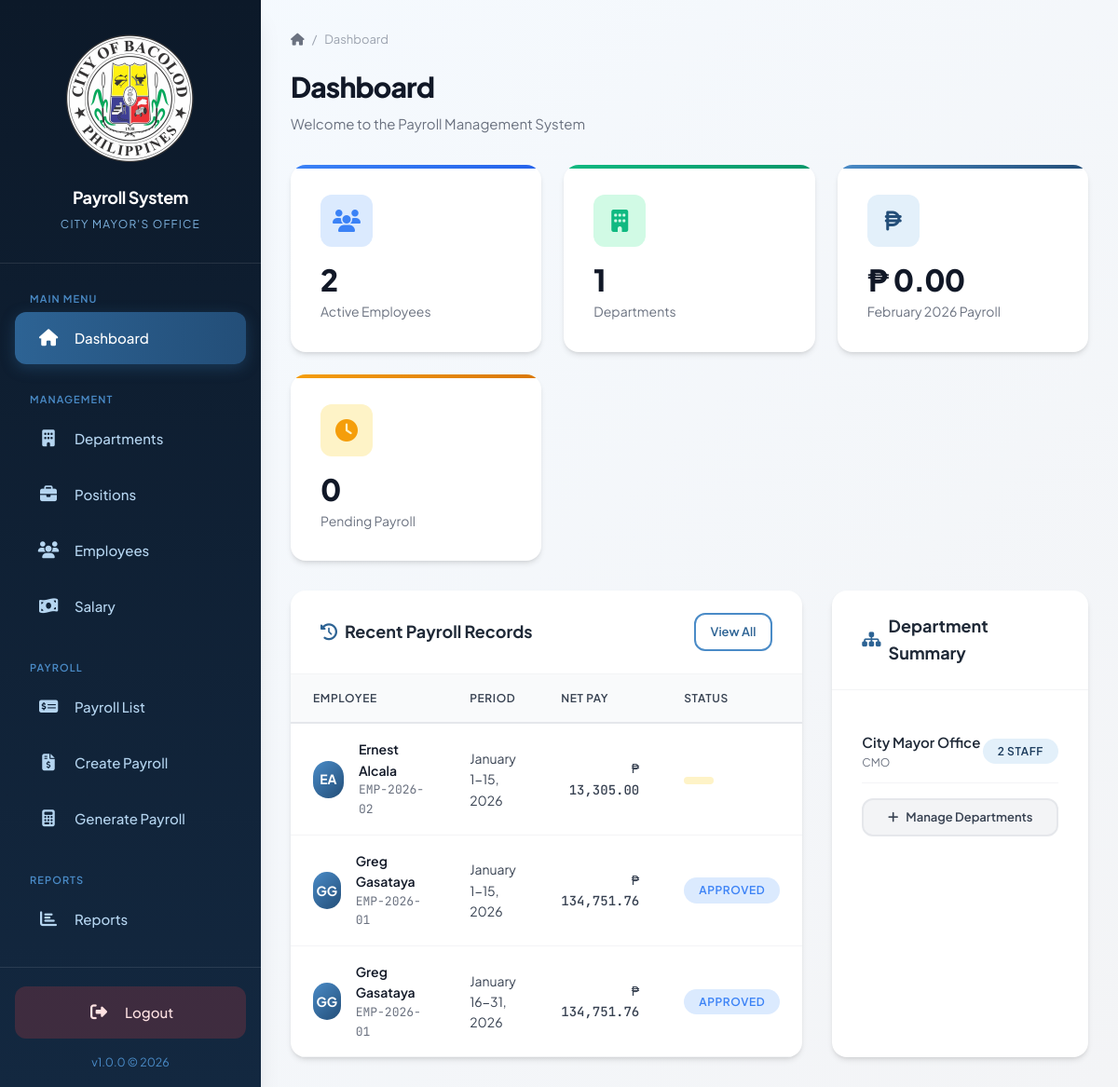
Page /payroll_final/index.php on the earlier database version.
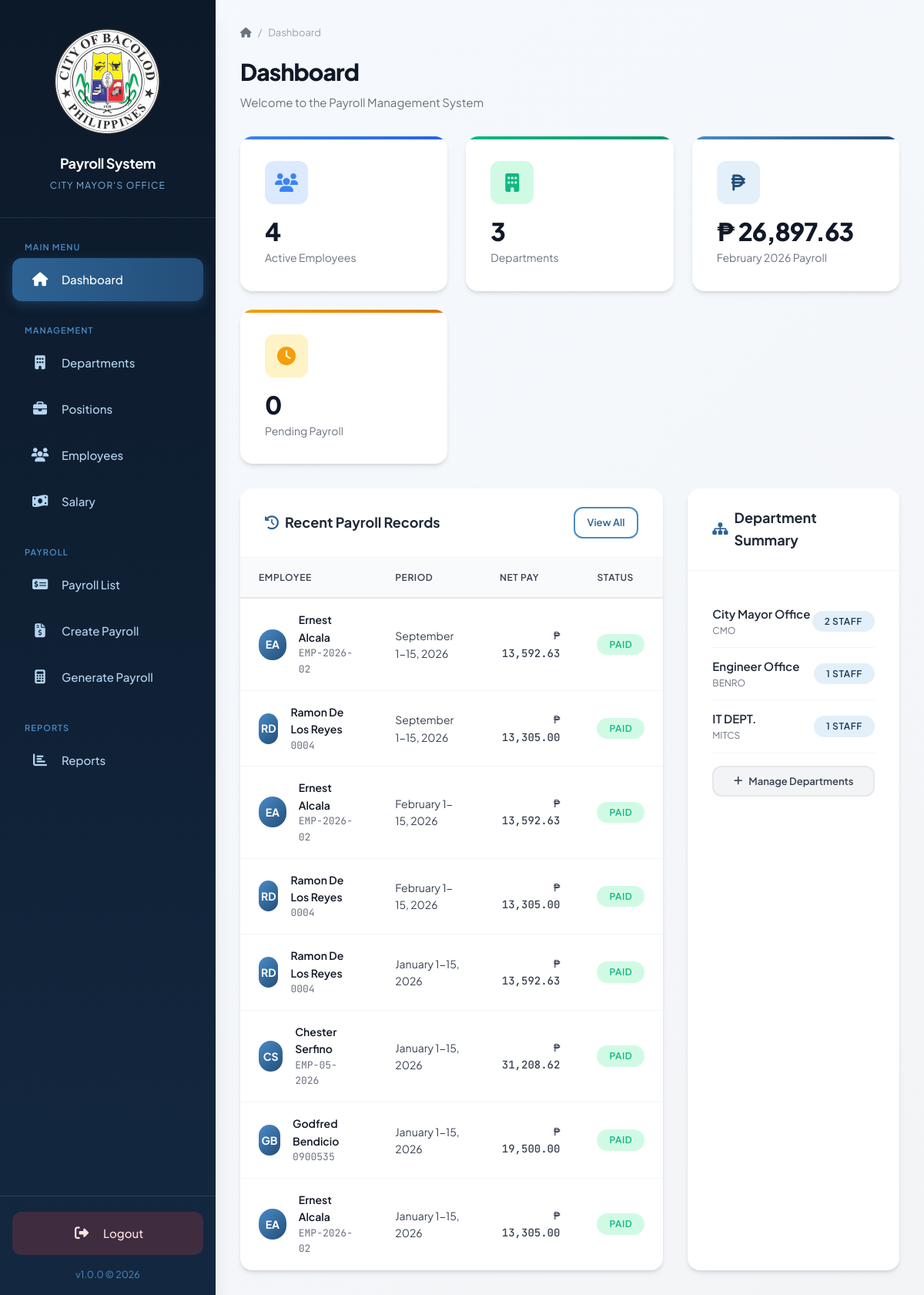
Same page on the later database version.
### tables this page shows
CREATE TABLE `payroll` (
  `id` int(11) NOT NULL,
  `employee_id` int(11) NOT NULL,
  `department_id` int(11) DEFAULT NULL,
  `salary_id` int(11) DEFAULT NULL,
  `payroll_period` varchar(50) NOT NULL,
  `payroll_month` varchar(20) NOT NULL,
  `payroll_year` int(11) NOT NULL,
  `period_type` enum('1-15','16-31') NOT NULL,
  `basic_salary` decimal(12,2) NOT NULL,
  `pera` decimal(12,2) DEFAULT 0.00,
  `gross_pay` decimal(12,2) NOT NULL,
  `wtax` decimal(12,2) DEFAULT 0.00,
  `philhealth` decimal(12,2) DEFAULT 0.00,
  `gsis` decimal(12,2) DEFAULT 0.00,
  `pagibig` decimal(12,2) DEFAULT 0.00,
  `provident` decimal(12,2) DEFAULT 0.00,
  `bcgeu` decimal(12,2) DEFAULT 0.00,
  `nocgem` decimal(12,2) DEFAULT 0.00,
  `bacgem` decimal(12,2) DEFAULT 0.00,
  `other_deductions` decimal(12,2) DEFAULT 0.00,
  `total_deductions` decimal(12,2) NOT NULL,
  `net_pay` decimal(12,2) NOT NULL,
  `status` enum('Draft','Approved','Paid') DEFAULT 'Draft',
  `created_at` timestamp NULL DEFAULT current_timestamp(),
  `updated_at` timestamp NULL DEFAULT current_timestamp() ON UPDATE current_timestamp()
);

CREATE TABLE `employees` (
  `id` int(11) NOT NULL,
  `employee_id` varchar(20) NOT NULL,
  `first_name` varchar(50) NOT NULL,
  `middle_name` varchar(50) DEFAULT NULL,
  `last_name` varchar(50) NOT NULL,
  `suffix` varchar(50) DEFAULT NULL,
  `sex` varchar(50) DEFAULT NULL,
  `date_of_birth` date DEFAULT NULL,
  `age` int(11) DEFAULT NULL,
  `email` varchar(100) DEFAULT NULL,
  `phone` varchar(20) DEFAULT NULL,
  `address` text DEFAULT NULL,
  `date_hired` date DEFAULT NULL,
  `department_id` int(11) DEFAULT NULL,
  `position_id` int(11) DEFAULT NULL,
  `employment_status` enum('Regular','Contractual','Job Order','Casual') DEFAULT 'Regular',
  `is_active` tinyint(1) DEFAULT 1,
  `created_at` timestamp NOT NULL DEFAULT current_timestamp(),
  `updated_at` timestamp NOT NULL DEFAULT current_timestamp() ON UPDATE current_timestamp()
);

### payroll_final/includes/config.php (called while the page is built, shortened)
<?php
function formatCurrency($amount) {
    return '₱ ' . number_format($amount, 2);
}
?>

### payroll_final/index.php (the view, shortened to what this page needs)
<?php
require_once 'includes/config.php';
$stats = [];
$result = $conn->query("SELECT COUNT(*) as count FROM employees WHERE is_active = 1");
$stats['employees'] = $result->fetch_assoc()['count'];
$result = $conn->query("SELECT COUNT(*) as count FROM departments");
$stats['departments'] = $result->fetch_assoc()['count'];
$currentMonth = date('F');
$currentYear = date('Y');
$result = $conn->query("SELECT COALESCE(SUM(net_pay), 0) as total FROM payroll WHERE payroll_month = '$currentMonth' AND payroll_year = $currentYear");
$stats['monthlyPayroll'] = $result->fetch_assoc()['total'];
$result = $conn->query("SELECT COUNT(*) as count FROM payroll WHERE status = 'Draft'");
$stats['pendingPayroll'] = $result->fetch_assoc()['count'];
$recentPayroll = $conn->query("
    SELECT p.*, e.first_name, e.last_name, e.employee_id as emp_id, d.department_name
    FROM payroll p
    LEFT JOIN employees e ON p.employee_id = e.id
    LEFT JOIN departments d ON e.department_id = d.id
    ORDER BY p.created_at DESC
    LIMIT 10
");
$deptSummary = $conn->query("
    SELECT d.department_name, d.department_code, COUNT(e.id) as employee_count
    FROM departments d
    LEFT JOIN employees e ON d.id = e.department_id AND e.is_active = 1
    GROUP BY d.id
    ORDER BY employee_count DESC
    LIMIT 5
");
require_once 'includes/header.php';
?>
<div class="page-header">
    <div class="breadcrumb">
        <a href="index.php"><i class="fas fa-home"></i></a>
        <span>/</span>
        <span>Dashboard</span>
    </div>
    <h1 class="page-title">Dashboard</h1>
    <p class="page-subtitle">Welcome to the Payroll Management System</p>
</div>
<div class="stats-grid">
    <div class="stat-card info">
        <div class="stat-icon">
            <i class="fas fa-users"></i>
        </div>
        <div class="stat-value"><?php echo number_format($stats['employees']); ?></div>
        <div class="stat-label">Active Employees</div>
    </div>
    <div class="stat-card success">
        <div class="stat-icon">
            <i class="fas fa-building"></i>
        </div>
        <div class="stat-value"><?php echo number_format($stats['departments']); ?></div>
        <div class="stat-label">Departments</div>
    </div>
    <div class="stat-card">
        <div class="stat-icon">
            <i class="fas fa-peso-sign"></i>
        </div>
        <div class="stat-value"><?php echo formatCurrency($stats['monthlyPayroll']); ?></div>
        <div class="stat-label"><?php echo $currentMonth; ?> <?php echo $currentYear; ?> Payroll</div>
    </div>
    <div class="stat-card warning">
        <div class="stat-icon">
            <i class="fas fa-clock"></i>
        </div>
        <div class="stat-value"><?php echo number_format($stats['pendingPayroll']); ?></div>
        <div class="stat-label">Pending Payroll</div>
    </div>
</div>
<div style="display: grid; grid-template-columns: 2fr 1fr; gap: var(--space-xl);">
    <div class="card">
        <div class="card-header">
            <h2 class="card-title">
                <i class="fas fa-history"></i>
                Recent Payroll Records
            </h2>
            <a href="payroll.php" class="btn btn-outline btn-sm">View All</a>
        </div>
        <div class="card-body" style="padding: 0;">
            <div class="table-container">
                <table class="data-table">
                    <thead>
                        <tr>
                            <th>Employee</th>
                            <th>Period</th>
                            <th>Net Pay</th>
                            <th>Status</th>
                        </tr>
                    </thead>
                    <tbody>
                        <?php if ($recentPayroll && $recentPayroll->num_rows > 0): ?>
                            <?php while($row = $recentPayroll->fetch_assoc()): ?>
                                <tr>
                                    <td>
                                        <div class="employee-info">
                                            <div class="employee-avatar">
                                                <?php echo strtoupper(substr($row['first_name'], 0, 1) . substr($row['last_name'], 0, 1)); ?>
                                            </div>
                                            <div>
                                                <div class="employee-name"><?php echo htmlspecialchars($row['first_name'] . ' ' . $row['last_name']); ?></div>
                                                <div class="employee-id"><?php echo htmlspecialchars($row['emp_id']); ?></div>
                                            </div>
                                        </div>
                                    </td>
                                    <td>
                                        <?php echo htmlspecialchars($row['payroll_month'] . ' ' . $row['period_type'] . ', ' . $row['payroll_year']); ?>
                                    </td>
                                    <td class="currency"><?php echo formatCurrency($row['net_pay']); ?></td>
                                    <td>
                                        <?php
                                        $statusClass = 'badge-warning';
                                        if ($row['status'] == 'Approved') $statusClass = 'badge-info';
                                        if ($row['status'] == 'Paid') $statusClass = 'badge-success';
                                        ?>
                                        <span class="badge <?php echo $statusClass; ?>"><?php echo $row['status']; ?></span>
                                    </td>
                                </tr>
                            <?php endwhile; ?>
                        <?php endif; ?>
                    </tbody>
                </table>
            </div>
        </div>
    </div>
    <div class="card">
        <div class="card-header">
            <h2 class="card-title">
                <i class="fas fa-sitemap"></i>
                Department Summary
            </h2>
        </div>
        <div class="card-body">
            <?php if ($deptSummary && $deptSummary->num_rows > 0): ?>
                <?php while($dept = $deptSummary->fetch_assoc()): ?>
                    <div style="display: flex; justify-content: space-between; align-items: center; padding: 0.75rem 0; border-bottom: 1px solid var(--gray-100);">
                        <div>
                            <div style="font-weight: 600; color: var(--gray-800);">
                                <?php echo htmlspecialchars($dept['department_name']); ?>
                            </div>
                            <div style="font-size: 0.75rem; color: var(--gray-500);">
                                <?php echo htmlspecialchars($dept['department_code']); ?>
                            </div>
                        </div>
                        <div class="badge badge-primary">
                            <?php echo $dept['employee_count']; ?> staff
                        </div>
                    </div>
                <?php endwhile; ?>
            <?php else: ?>
                <p class="text-muted text-center">No departments found</p>
            <?php endif; ?>
            <div style="margin-top: 1rem;">
                <a href="departments.php" class="btn btn-secondary btn-sm" style="width: 100%;">
                    <i class="fas fa-plus"></i> Manage Departments
                </a>
            </div>
        </div>
    </div>
</div>
<?php require_once 'includes/footer.php'; ?>

### payroll_final/includes/header.php (shortened to what this page needs)
<!DOCTYPE html>
<html lang="en">
<head>
    <link rel="stylesheet" href="https://cdnjs.cloudflare.com/ajax/libs/font-awesome/6.5.1/css/all.min.css">
   <link rel="stylesheet" href="css/style.css?v=2">
</head>
<body>
    <div class="app-container">
        <aside class="sidebar">
            <div class="sidebar-header">
                <div class="sidebar-logo">
                   <img src="assets/bcd.png" alt="Payroll System Logo" />
                </div>
                <h1 class="sidebar-title">Payroll System</h1>
                <p class="sidebar-subtitle">City Mayor's Office</p>
            </div>
            <nav class="sidebar-nav">
                <div class="nav-section">
                    <span class="nav-section-title">Main Menu</span>
                    <a href="index.php" class="nav-item">
                        <i class="fas fa-home"></i>
                        <span>Dashboard</span>
                    </a>
                </div>
                <div class="nav-section">
                    <span class="nav-section-title">Management</span>
                    <a href="departments.php" class="nav-item">
                        <i class="fas fa-building"></i>
                        <span>Departments</span>
                    </a>
                    <a href="positions.php" class="nav-item">
                        <i class="fas fa-briefcase"></i>
                        <span>Positions</span>
                    </a>
                    <a href="employees.php" class="nav-item">
                        <i class="fas fa-users"></i>
                        <span>Employees</span>
                    </a>
                    <a href="salary.php" class="nav-item">
                        <i class="fas fa-money-bill-wave"></i>
                        <span>Salary</span>
                    </a>
                </div>
                <div class="nav-section">
                    <span class="nav-section-title">Payroll</span>
                    <a href="payroll.php" class="nav-item">
                        <i class="fas fa-money-check-dollar"></i>
                        <span>Payroll List</span>
                    </a>
                    <a href="payroll_create.php" class="nav-item">
                        <i class="fas fa-file-invoice-dollar"></i>
                        <span>Create Payroll</span>
                    </a>
                    <a href="payroll_generate.php" class="nav-item">
                        <i class="fas fa-calculator"></i>
                        <span>Generate Payroll</span>
                    </a>
                </div>
                <div class="nav-section">
                    <span class="nav-section-title">Reports</span>
                    <a href="reports.php" class="nav-item">
                        <i class="fas fa-chart-bar"></i>
                        <span>Reports</span>
                    </a>
                </div>
            </nav>
            <div style="padding: 1rem; border-top: 1px solid rgba(255,255,255,0.1);">
    <a href="logout.php" class="nav-item" style="background: rgba(239, 68, 68, 0.2); color: #fee2e2; justify-content: center;">
        <i class="fas fa-sign-out-alt"></i>
        <span>Logout</span>
    </a>
    <div style="text-align: center; margin-top: 0.75rem;">
        <small style="color: var(--primary-400);">
            v1.0.0 &copy; <?php echo date('Y'); ?>
        </small>
    </div>
</div>
        </aside>
        <main class="main-content">

### payroll_final/includes/footer.php (shortened to what this page needs)
        </main>
    </div>
</body>
</html>

Differences in the rows shown:
removed payroll: employee.last_name "EA", employee.last_name "Ernest Alcala", employee.employee_id "EMP-2026-02", payroll_month+period_type+payroll_year "January 1-15, 2026", net_pay "₱ 13,305.00"
removed payroll: employee.last_name "GG", employee.last_name "Greg Gasataya", employee.employee_id "EMP-2026-01", payroll_month+period_type+payroll_year "January 1-15, 2026", net_pay "₱ 134,751.76", status "APPROVED"
removed payroll: employee.last_name "GG", employee.last_name "Greg Gasataya", employee.employee_id "EMP-2026-01", payroll_month+period_type+payroll_year "January 16-31, 2026", net_pay "₱ 134,751.76", status "APPROVED"
added payroll: employee.last_name "EA", employee.last_name "Ernest Alcala", employee.employee_id "EMP-2026-02", payroll_month+period_type+payroll_year "September 1-15, 2026", net_pay "₱ 13,592.63", status "PAID"
added payroll: employee.last_name "RD", employee.last_name "Ramon De Los Reyes", employee.employee_id "0004", payroll_month+period_type+payroll_year "September 1-15, 2026", net_pay "₱ 13,305.00", status "PAID"
added payroll: employee.last_name "EA", employee.last_name "Ernest Alcala", employee.employee_id "EMP-2026-02", payroll_month+period_type+payroll_year "February 1-15, 2026", net_pay "₱ 13,592.63", status "PAID"
added payroll: employee.last_name "RD", employee.last_name "Ramon De Los Reyes", employee.employee_id "0004", payroll_month+period_type+payroll_year "February 1-15, 2026", net_pay "₱ 13,305.00", status "PAID"
added payroll: employee.last_name "RD", employee.last_name "Ramon De Los Reyes", employee.employee_id "0004", payroll_month+period_type+payroll_year "January 1-15, 2026", net_pay "₱ 13,592.63", status "PAID"
added payroll: employee.last_name "CS", employee.last_name "Chester Serfino", employee.employee_id "EMP-05-2026", payroll_month+period_type+payroll_year "January 1-15, 2026", net_pay "₱ 31,208.62", status "PAID"
added payroll: employee.last_name "GB", employee.last_name "Godfred Bendicio", employee.employee_id "0900535", payroll_month+period_type+payroll_year "January 1-15, 2026", net_pay "₱ 19,500.00", status "PAID"
added payroll: employee.last_name "EA", employee.last_name "Ernest Alcala", employee.employee_id "EMP-2026-02", payroll_month+period_type+payroll_year "January 1-15, 2026", net_pay "₱ 13,305.00", status "PAID"
Other differences:
$stats['employees']: "2" → "4"
$stats['departments']: "1" → "3"
formatCurrency($stats['monthlyPayroll']): "₱ 0.00" → "₱ 26,897.63"
new list line: "Engineer Office BENRO 1 STAFF"
new list line: "IT DEPT. MITCS 1 STAFF"
